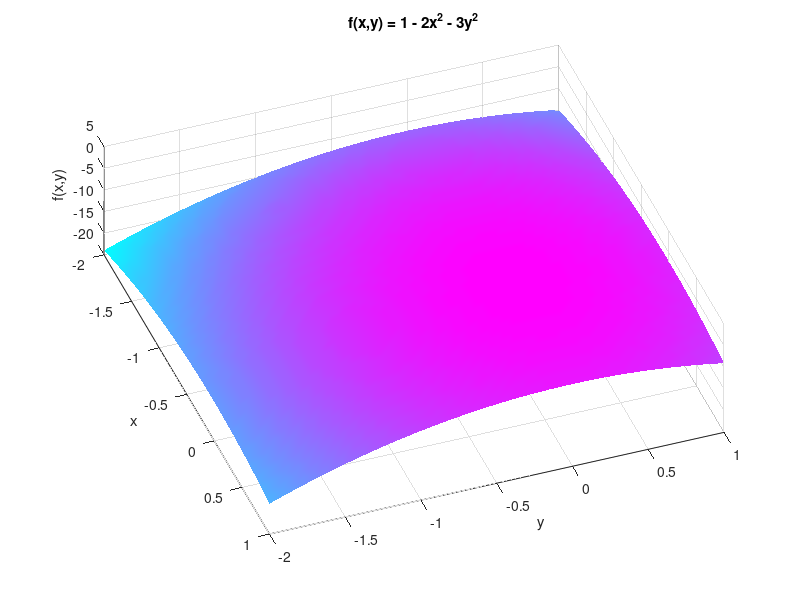
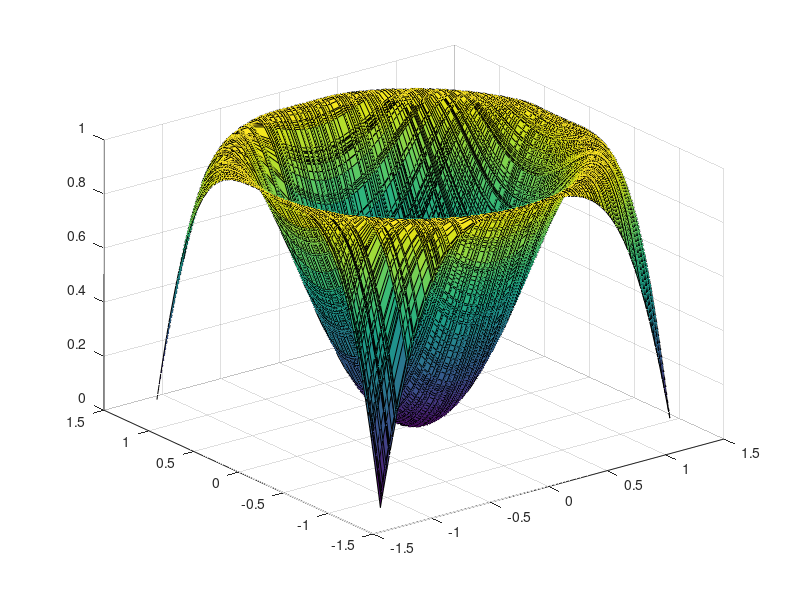

Here is the MATLAB script that generated these plots, in order: (Note: this script raises an error after producing the figures.)
clear;
clc;
close all;

%% Mandatory task a
x = -2:0.05:1;
y = -2:0.05:1;
[X,Y] = meshgrid(x,y);

Z = 1 - 2*X.^2 - 3*Y.^2;

figure;
surf(X,Y,Z);
colormap cool;
shading interp;
view(70,70);
xlabel('x');
ylabel('y');
zlabel('f(x,y)');
title('f(x,y) = 1 - 2x^2 - 3y^2');
grid on;

%% Mandatory task b
x = (2*rand(1,200)-1).*sqrt(pi/2);
y = (2*rand(1,200)-1).*sqrt(pi/2);

x = sort(x);
y = sort(y);
[X,Y] = meshgrid(x,y);

Z = sin(X.^2 + Y.^2);

figure;
surf(X,Y,Z);
colormap parula;
shading interp;
view(41,41);
xlabel('x');
ylabel('y');
zlabel('f(x,y)');
title('f(x,y) = sin(x^2 + y^2)');
grid on;

%% Complementary tasks

x = -2:0.05:2;
y = -2:0.05:2;
[X,Y] = meshgrid(x,y);

Z = 1 - (X.^2 + Y.^2);

%Surface with camlight
figure;
surf(X,Y,Z);
colormap parula;
shading interp;
camlight;
lighting gouraud;
xlabel('x');
ylabel('y');
zlabel('z');
title('Surface with camlight');
grid on;

%Surface with contours underneath
figure;
surfc(X,Y,Z);
colormap parula;
shading interp;
xlabel('x');
ylabel('y');
zlabel('z');
title('Surface with contours');
grid on;

%Semitransparent surface
figure;
surf(X,Y,Z,'FaceAlpha',0.5);
colormap parula;
shading interp;
xlabel('x');
ylabel('y');
zlabel('z');
title('Semitransparent surface');
grid on;
